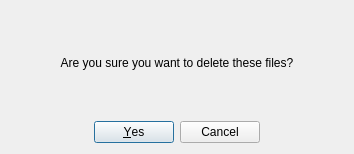
<?xml version="1.0" encoding="UTF-8"?>
<ui version="4.0">
    <class>DeleteDialog</class>
    <widget class="QDialog" name="DeleteDialog">
        <property name="geometry">
            <rect>
                <x>0</x>
                <y>0</y>
                <width>354</width>
                <height>154</height>
            </rect>
        </property>
        <property name="windowTitle">
            <string>Dialog</string>
        </property>
        <layout class="QVBoxLayout" name="verticalLayout">
            <item>
                <widget class="QLabel" name="label">
                    <property name="sizePolicy">
                        <sizepolicy hsizetype="Preferred" vsizetype="Expanding">
                            <horstretch>0</horstretch>
                            <verstretch>0</verstretch>
                        </sizepolicy>
                    </property>
                    <property name="layoutDirection">
                        <enum>Qt::LeftToRight</enum>
                    </property>
                    <property name="text">
                        <string>Are you sure you want to delete these files?</string>
                    </property>
                    <property name="alignment">
                        <set>Qt::AlignCenter</set>
                    </property>
                </widget>
            </item>
            <item>
                <widget class="QDialogButtonBox" name="buttonBox">
                    <property name="sizePolicy">
                        <sizepolicy hsizetype="Expanding" vsizetype="Fixed">
                            <horstretch>0</horstretch>
                            <verstretch>0</verstretch>
                        </sizepolicy>
                    </property>
                    <property name="orientation">
                        <enum>Qt::Horizontal</enum>
                    </property>
                    <property name="standardButtons">
                        <set>QDialogButtonBox::Cancel|QDialogButtonBox::Yes</set>
                    </property>
                    <property name="centerButtons">
                        <bool>true</bool>
                    </property>
                </widget>
            </item>
        </layout>
    </widget>
    <resources/>
    <connections>
        <connection>
            <sender>buttonBox</sender>
            <signal>accepted()</signal>
            <receiver>DeleteDialog</receiver>
            <slot>accept()</slot>
            <hints>
                <hint type="sourcelabel">
                    <x>248</x>
                    <y>254</y>
                </hint>
                <hint type="destinationlabel">
                    <x>157</x>
                    <y>274</y>
                </hint>
            </hints>
        </connection>
        <connection>
            <sender>buttonBox</sender>
            <signal>rejected()</signal>
            <receiver>DeleteDialog</receiver>
            <slot>reject()</slot>
            <hints>
                <hint type="sourcelabel">
                    <x>316</x>
                    <y>260</y>
                </hint>
                <hint type="destinationlabel">
                    <x>286</x>
                    <y>274</y>
                </hint>
            </hints>
        </connection>
    </connections>
</ui>
